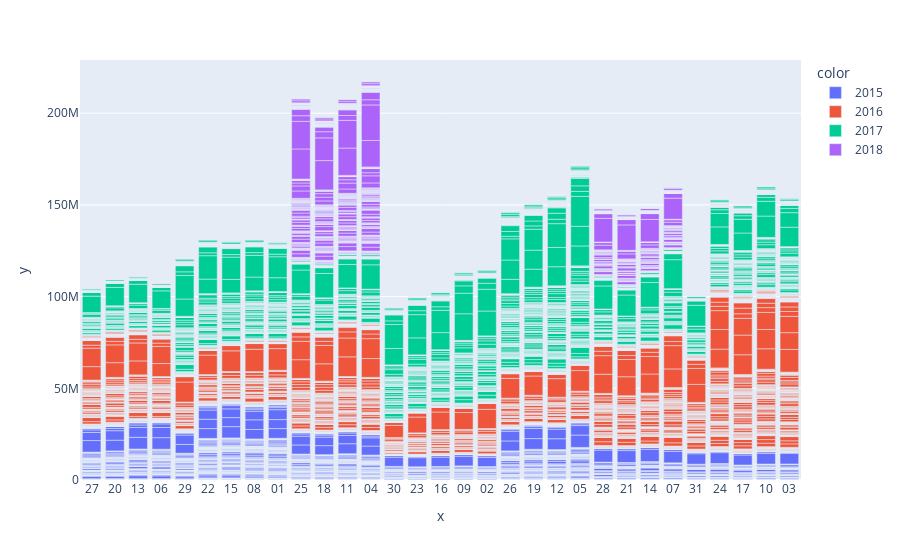

Notebook code cell kept with this figure:
### Markdown cell above
### Total bags of avocado according based regions

### Code cell
fig = px.bar(x=df['day'], y=df['Total Bags'], color=df['year'])
fig.show()

### Figure 1 — Plotly figure (JSON) as saved in the notebook; plotly's stock layout.template omitted (floating-point values rounded to 4 significant figures; data arrays with more than 128 entries replaced by an {"elided": "..."} marker saying what was removed)
{"data": [{"alignmentgroup": "True", "hovertemplate": "color=2015<br>x=%{x}<br>y=%{y}<extra></extra>", "legendgroup": "2015", "marker": {"color": "#636efa", "pattern": {"shape": ""}}, "name": "2015", "offsetgroup": "2015", "orientation": "v", "showlegend": true, "textposition": "auto", "type": "bar", "x": {"elided": "5615 str values"}, "xaxis": "x", "y": {"elided": "5615 float values"}, "yaxis": "y"}, {"alignmentgroup": "True", "hovertemplate": "color=2016<br>x=%{x}<br>y=%{y}<extra></extra>", "legendgroup": "2016", "marker": {"color": "#EF553B", "pattern": {"shape": ""}}, "name": "2016", "offsetgroup": "2016", "orientation": "v", "showlegend": true, "textposition": "auto", "type": "bar", "x": {"elided": "5616 str values"}, "xaxis": "x", "y": {"elided": "5616 float values"}, "yaxis": "y"}, {"alignmentgroup": "True", "hovertemplate": "color=2017<br>x=%{x}<br>y=%{y}<extra></extra>", "legendgroup": "2017", "marker": {"color": "#00cc96", "pattern": {"shape": ""}}, "name": "2017", "offsetgroup": "2017", "orientation": "v", "showlegend": true, "textposition": "auto", "type": "bar", "x": {"elided": "5722 str values"}, "xaxis": "x", "y": {"elided": "5722 float values"}, "yaxis": "y"}, {"alignmentgroup": "True", "hovertemplate": "color=2018<br>x=%{x}<br>y=%{y}<extra></extra>", "legendgroup": "2018", "marker": {"color": "#ab63fa", "pattern": {"shape": ""}}, "name": "2018", "offsetgroup": "2018", "orientation": "v", "showlegend": true, "textposition": "auto", "type": "bar", "x": {"elided": "1296 str values"}, "xaxis": "x", "y": {"elided": "1296 float values"}, "yaxis": "y"}], "layout": {"barmode": "relative", "legend": {"title": {"text": "color"}, "tracegroupgap": 0}, "margin": {"t": 60}, "xaxis": {"anchor": "y", "domain": [0, 1], "title": {"text": "x"}}, "yaxis": {"anchor": "x", "domain": [0, 1], "title": {"text": "y"}}}}
